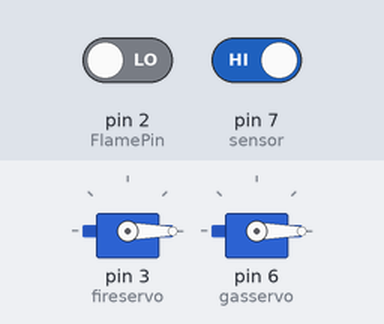
The sketch below on a simulated Arduino Uno, built with avr-gcc and run on an emulated ATmega328P. Shown: 2 × servo. The test bench sets the inputs (shaded band); at power-on: pin 2 (FlamePin) LOW, pin 7 (sensor) HIGH. The modem accepts every AT command (registered, SIM ready, sends succeed) and sends nothing else.

Above: at 1.2 s.
1.3 s: pin 2 (FlamePin) driven HIGH
At 2.5 s:
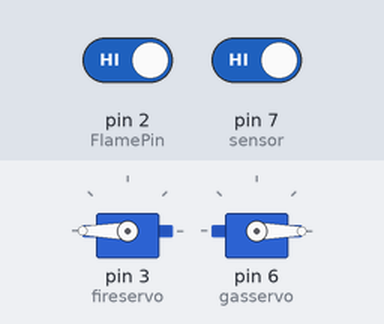
2.8 s: pin 2 (FlamePin) driven LOW and pin 7 (sensor) driven LOW
At 6.8 s:
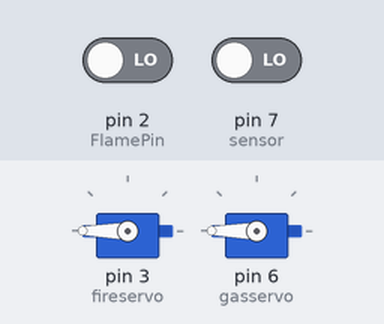
Timing chart, 0 to 8.3 s (numbered marks = the images above; inputs shaded):
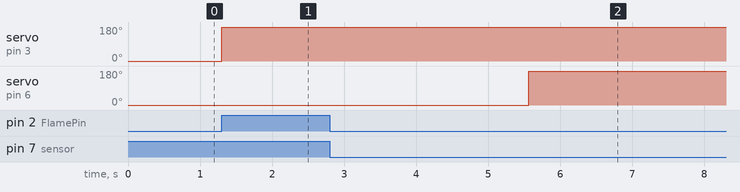

The sketch:

Combine.ino
```cpp
#include <Servo.h>
#include <SoftwareSerial.h>
SoftwareSerial mySerial(9, 10); //9=red //10=blue

int FlamePin = 2;
int Flame = HIGH;

int sensor=7;
int gas_value;

int fire_min = 0;
int fire_max = 270;

int gas_min= 0;
int gas_max= 180;

Servo fireservo;
Servo gasservo;

void setup() {

  mySerial.begin(9600);
  Serial.begin(9600);

  pinMode(FlamePin, INPUT);
  pinMode(sensor,INPUT);

  fireservo.attach(3);
  fireservo.write(fire_min);

  gasservo.attach(6);
  gasservo.write(gas_min);
}

void loop() {
  Flame = digitalRead(FlamePin);
  gas_value =digitalRead(sensor);
  if (Flame== HIGH)
  {
    FIRETEXT();
  }
  if(gas_value==LOW)
  {
    GASTEXT();
  }
}

void GASTEXT()
{
  gasservo.write(gas_max);
  mySerial.println("AT+CMGF=1");    //To send SMS in Text Mode
  delay(1000);
  mySerial.println("AT+CMGS=\"+919599231650\"\r"); // change to the phone number you using
  delay(1000);
  mySerial.println("EMERGENCY; GAS LEAKAGE!");//the content of the message
  delay(200);
  mySerial.println((char)26);//the stopping character
  delay(1000);
  mySerial.println((char)26);//the message stopping character
  delay(1000);
}
void FIRETEXT()
{
  fireservo.write(fire_max);
  mySerial.println("AT+CMGF=1");    //To send SMS in Text Mode
  delay(1000);
  mySerial.println("AT+CMGS=\"+919999366967\"\r"); // change to the phone number you using
  delay(1000);
  mySerial.println("EMERGENCY; FIRE");//the content of the message
  delay(200);
  mySerial.println((char)26);//the stopping character
  delay(1000);
  mySerial.println((char)26);//the message stopping character
  delay(1000);
}
```

Measured:
- after the input at 1.3 s, servo on pin 3 (fireservo): 0° → 180° at once
- after the input at 2.8 s, servo on pin 6 (gasservo): 0° → 180° after 2.8 s
